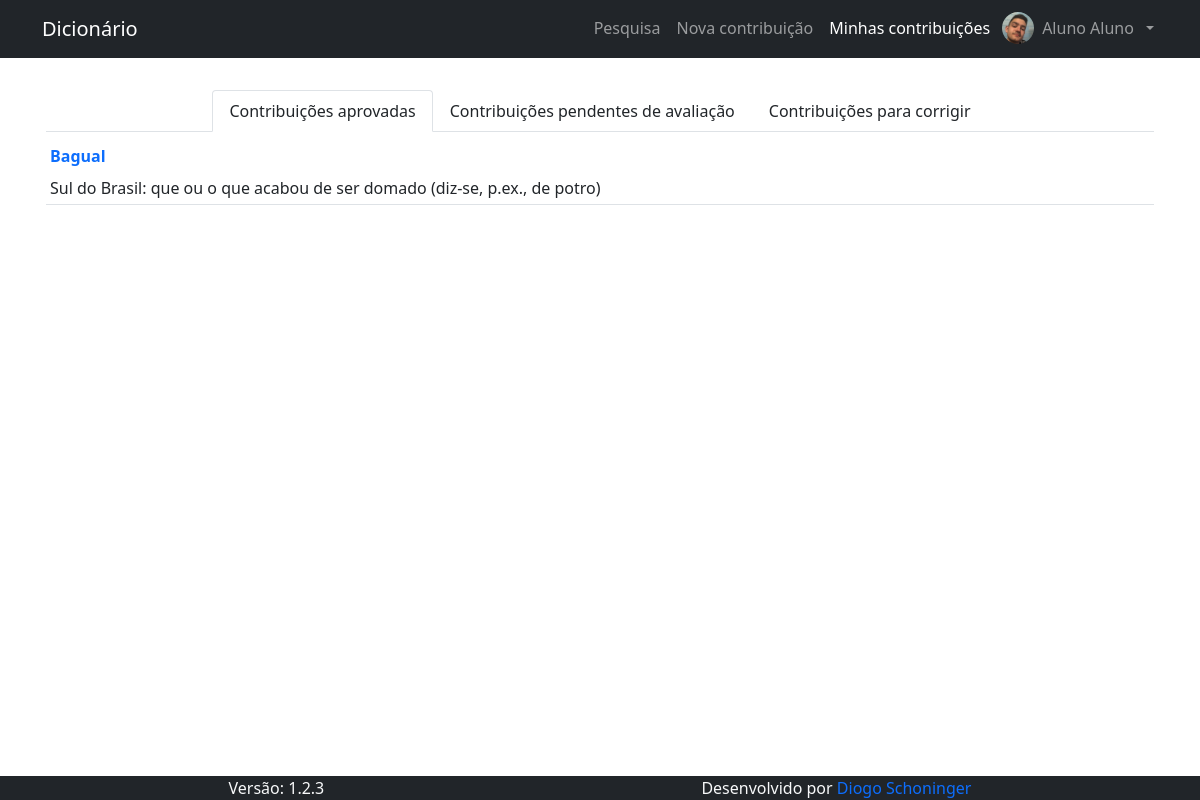
The page /pages/contribuicoes/minhas_contribuicoes.php (signed in) on the database its author committed.
### tables this page shows
CREATE TABLE IF NOT EXISTS `contribuicao` (
  `id_contribuicao` int(11) NOT NULL AUTO_INCREMENT,
  `contribuicao` text NOT NULL,
  `silabacao` text NOT NULL,
  `classe_gramatical` text NOT NULL,
  `significados` text NOT NULL,
  `formacao` text NOT NULL,
  `comentarios` text DEFAULT NULL,
  `id_autor` int(11) NOT NULL,
  `exemplos` text NOT NULL,
  `situacao` text NOT NULL,
  `comentarios_avaliador` text NOT NULL,
  PRIMARY KEY (`id_contribuicao`)
);

### pages/contribuicoes/minhas_contribuicoes.php (the view, shortened to what this page needs)
<div class="container">
  <div class="nav nav-tabs justify-content-center mt-3" id="nav-tab" role="tablist">
    <button class="nav-link text-dark active" id="nav-tab-contribuicoes-aprovadas" data-bs-toggle="tab" data-bs-target="#nav-contribuicoes-aprovadas" type="button" role="tab" aria-controls="nav-contribuicoes-aprovadas" aria-selected="true">Contribuições  aprovadas</button>
    <button class="nav-link text-dark" id="nav-tab-contribuicoes-pendentes" data-bs-toggle="tab" data-bs-target="#nav-contribuicoes-pendentes" type="button" role="tab" aria-controls="nav-contribuicoes-pendentes" aria-selected="false">Contribuições pendentes de avaliação</button>
    <button class="nav-link text-dark" id="nav-tab-contribuicoes-em-correcao" data-bs-toggle="tab" data-bs-target="#nav-contribuicoes-em-correcao" type="button" role="tab" aria-controls="nav-contribuicoes-em-correcao" aria-selected="false">Contribuições para corrigir</button>
  </div>
  <div class="tab-content" id="nav-tabContent">
    <div class="tab-pane fade show active" id="nav-contribuicoes-aprovadas" role="tabpanel" aria-labelledby="nav-tab-contribuicoes-aprovadas">
      <table class="table table-sm">
        <tbody>
          <?php
            $conn = open_db();
            $result = $conn->query("SELECT id_contribuicao, contribuicao, significados FROM contribuicao WHERE id_autor = {$_SESSION["id_usuario"]} AND situacao LIKE 'Aprovada'");
            while ( $contribuicao = $result->fetch_object() ) :
          ?>
            <tr>
              <td>
                <a href="<?php echo BASE_URL ?>pages/contribuicoes/detalhes_contribuicao.php?id_contribuicao=<?php echo $contribuicao->id_contribuicao ?>" class="nav-link px-0">
                  <span class="fw-bold"><?php echo $contribuicao->contribuicao ?></span><br/>
                </a>
                <span><?php echo $contribuicao->significados ?></span><br/>
              </td>
            </tr>
          <?php endwhile ?>
        </tbody>
      </table>
    </div>
  </div>
</div>

### rows shown on the page
contribuicao: contribuicao "Bagual", significados "Sul do Brasil: que ou o que acabou de ser domado (diz-se, p.ex., de potro)"

### other values the page prints
$nome_usuario[0] "Aluno"
$nome_usuario[$last_name -1] "Aluno"
VERSION "1.2.3"
